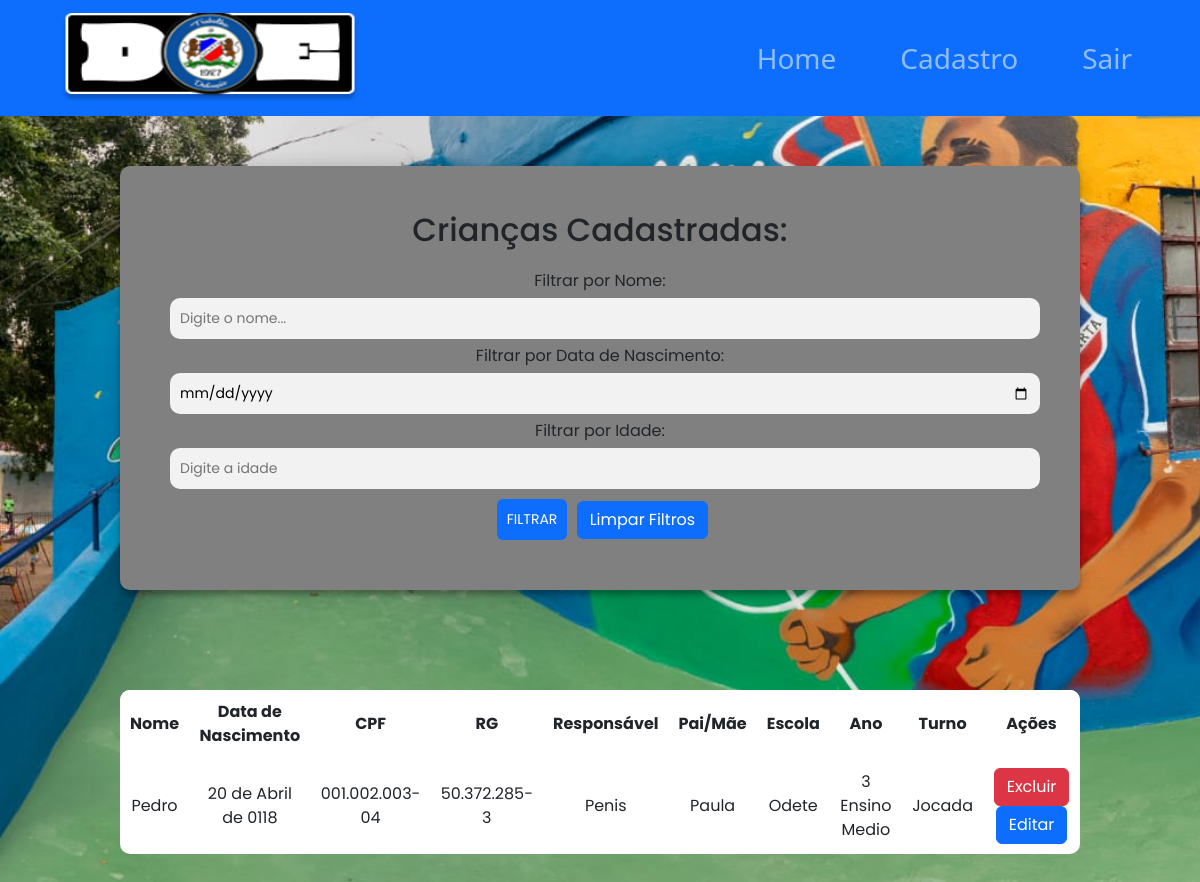
Page /area-restrita/criancas/ on the committed database.
### ong/models.py (models this page shows, shortened)
class Crianca(models.Model):
    nome = models.CharField(max_length=100)
    nasc = models.DateField()
    cpf = models.CharField(max_length=14, primary_key=True, unique=True, error_messages={
        'unique': 'Já existe uma crianca cadastrada com este CPF.'})
    rg = models.CharField(max_length=12)
    nomeResp = models.CharField(max_length=100)
    pais = models.CharField(max_length=50)
    escola = models.CharField(max_length=100)
    anoEscolar = models.CharField(max_length=20)
    turno = models.CharField(max_length=20)

### ong/views.py (the view, shortened to what this page needs)
# urls.py: path('criancas/', views.lista_criancas, name='criancas'),
def lista_criancas(request):
    criancas = Crianca.objects.all()
    nome_filter = request.GET.get('filterName', '')
    nascimento_filter = request.GET.get('filterBirthdate', '')
    idade_filter = request.GET.get('filterAge', '')
    if nome_filter:
        criancas = criancas.filter(nome__icontains=nome_filter)
    if nascimento_filter:
        criancas = criancas.filter(nasc=nascimento_filter)
    if idade_filter:
        criancas = criancas.filter(idade=idade_filter)
    context = {'criancas': criancas}
    return render(request, 'criancas.html', context)

### ong/templates/criancas.html (shortened to what this page needs)
{% load static %}
<!DOCTYPE html>
<html dir="ltr" lang="en-US">
<head>
 <link rel="stylesheet" href="https://cdnjs.cloudflare.com/ajax/libs/font-awesome/5.15.1/css/all.min.css"/>
 <link href="https://cdn.jsdelivr.net/npm/bootstrap@5.3.3/dist/css/bootstrap.min.css" rel="stylesheet">
 <link rel="stylesheet" href="{% static 'css/styles.css' %}">
 <link href="" rel="stylesheet">
</head>
<body>
    <nav class="navbar navbar-expand-lg navbar-dark bg-primary">
        <div class="container-fluid">
            <a class="navbar-brand ms-5" href="#">
                <img src="../../static/images/DOElogo.png" width="300" height="90" alt="">
            </a>
            <div class="collapse navbar-collapse justify-content-end" id="navbarNavDropdown">
                <ul class="navbar-nav d-flex flex-row">
                    <li class="nav-item active">
                        <a class="nav-link fs-3 me-5" href="{% url 'home' %}">Home <span class="sr-only">(current)</span></a>
                    </li>
                    <li class="nav-item active">
                      <a class="nav-link fs-3 me-5" href="{% url 'cadastro_crianca' %}">Cadastro</a>
                  </li>
                    <li class="nav-item active">
                      <a class="nav-link fs-3 me-5" href="#" onclick="document.getElementById('logout-form').submit();">Sair</a>
                  </li>
                </ul>
            </div>
        </div>
    </nav>
<div class="containerTab">
    <form method="GET">
    <div class="filtros">
        <h2>Crianças Cadastradas:</h2>
        <label for="filterName">Filtrar por Nome:</label>
        <input type="text" id="filterName" name="filterName" value="{{ filterName }}" placeholder="Digite o nome...">
        <label for="filterBirthdate">Filtrar por Data de Nascimento:</label>
        <input type="date" id="filterBirthdate" name="filterBirthdate" value="{{ filterBirthdate }}">
        <label for="filterAge">Filtrar por Idade:</label>
        <input type="number" id="filterAge" name="filterAge" value="{{ filterAge }}" placeholder="Digite a idade">
        <button class="btn btn-primary" type="submit" id="filterBtn">Filtrar</button>
         <button class="btn btn-primary" type="submit" name="limpar_filtros">Limpar Filtros</button>
    </div>
</form>
    <table id="dataTable">
    <thead>
        <tr>
            <th>Nome</th>
            <th>Data de Nascimento</th>
            <th>CPF</th>
            <th>RG</th>
            <th>Responsável</th>
            <th>Pai/Mãe</th>
            <th>Escola</th>
            <th>Ano</th>
            <th>Turno</th>
            <th>Ações</th>
        </tr>
    </thead>
    <tbody>
        {% for crianca in criancas %}
        <tr>
            <td>{{ crianca.nome }}</td>
            <td>{{ crianca.nasc }}</td>
            <td>{{ crianca.cpf }}</td>
            <td>{{ crianca.rg }}</td>
            <td>{{ crianca.nomeResp }}</td>
            <td>{{ crianca.pais }}</td>
            <td>{{ crianca.escola }}</td>
            <td>{{ crianca.anoEscolar }}</td>
            <td>{{ crianca.turno }}</td>
            <td>
                <form method="POST" style="display:inline;">
                    <button class="btn btn-danger" type="submit" onclick="return confirm('Tem certeza que deseja excluir essa criança?')">Excluir</button>
                </form>
               <a class="btn btn-primary" href="{% url 'editar_crianca' cpf=crianca.cpf %}">Editar</a>
            </td>
        </tr>
        {% empty %}
        <tr>
            <td colspan="10">Nenhuma criança cadastrada.</td>
        </tr>
        {% endfor %}
    </tbody>
</table>
    </div>
</body>
</html>

### ong/static/css/styles.css (style rules this page uses)
* { margin: 0; padding: 0; box-sizing: border-box; scroll-behavior: smooth; }
body { background-image: url(../images/Fundo.jpeg); background-attachment: fixed; background-repeat: no-repeat; background-size: cover; }
.containerCad, .containerTab { width: 80%; margin: 50px auto; text-align: center; font-family: "Poppins", sans-serif; }
h2 { margin-bottom: 20px; font-family: "Poppins", sans-serif; }
table { width: 100%; border-collapse: collapse; margin-bottom: 20px; border-radius: 10px; overflow: hidden; }
th, td { border: none; padding: 10px; font-family:"Poppins", sans-serif; text-align: center; }
th { background-color:white; }
tr { background-color: white; }
form { display: flex; justify-content: space-around; flex-direction: column; }
.filtros { position: relative; z-index: 1; background: gray; margin: 0 auto 100px; padding: 45px; text-align: center; box-shadow: 0 0 20px 0 rgba(0, 0, 0, 0.2), 0 5px 5px 0 rgba(0, 0, 0, 0.24); border-radius: 10px; }
.filtros input { border-radius: 10px; }
.filtros label { font-family: "Poppins", sans-serif; }
input { font-family: "Poppins", sans-serif; outline: 0; background: #f2f2f2; width: 100%; border: 0; box-sizing: border-box; font-size: 14px; padding: 10px; margin: 5px; border-radius: 10px; }
button { cursor: pointer; border-radius: 10px; font-family: "Roboto",sans-serif; }
#filterBtn { font-family: "Poppins", sans-serif; text-transform: uppercase; outline: 0; background: #0d6efd; border: 0; color: #FFFFFF; font-size: 14px; -webkit-transition: all 0.3 ease; transition: all 0.5s ease; padding: 10px; margin: 5px; }

### rows in the picture
Crianca: nome "Pedro", nasc "20 de Abril de 0118", cpf "001.002.003-04", rg "50.372.285-3", nomeResp "Penis", pais "Paula", escola "Odete", anoEscolar "3 Ensino Medio", turno "Jocada"
